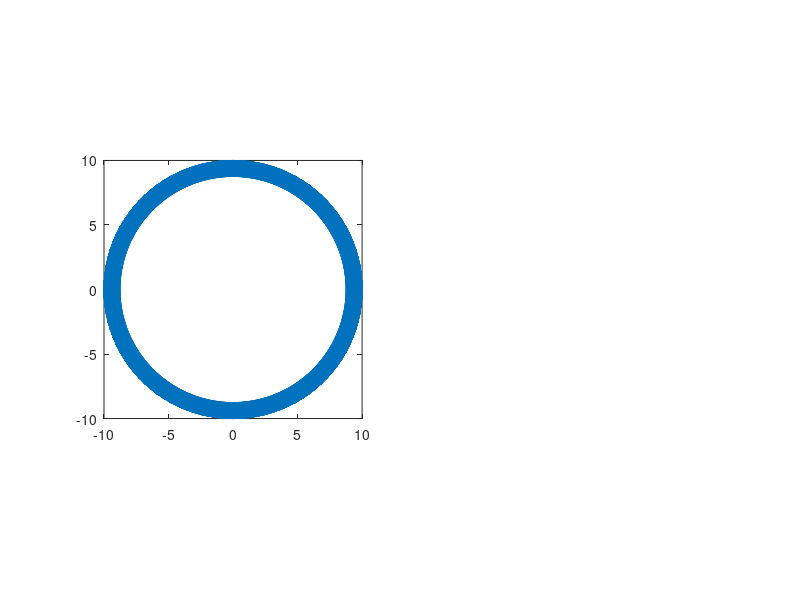

This chart was generated by the following MATLAB code: (Note: this script raises an error after producing the figure.)
clear all

n = 100; 
c = 32; 
r = 10; 
circStep = 2*pi/n;
for i = 1:n
    xPos(i) = cos(circStep*i)*r;
    yPos(i) = sin(circStep*i)*r;
end

A = ones(n);
B = tril(A, -c/2-1);
C = tril(B, -n+c/2);
D = A -(B + B')+(C+C');
A =  D -diag(diag(D));


% A = csvread('smallWorldExample'); 


subplot(1,2,1)
gplot(A, [xPos', yPos']);
axis equal
xlim([-r r]);
ylim([-r r]);

clusterC = CalcClusterC(A);
disp(clusterC); 
title('smallWorldExample'); 

actualC = (3/4)*(c-2)/(c-1); 

disp(actualC);
 
